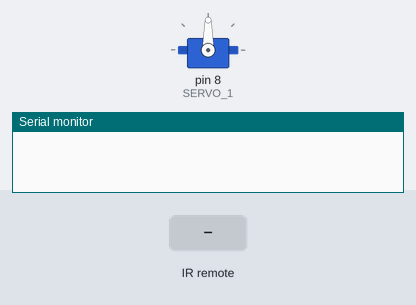
Bench run of a sketch on a simulated Arduino Uno, built with avr-gcc and run on an emulated ATmega328P. Parts: servo, the last lines printed to the serial monitor. The inputs (shaded band) are chosen by the test bench.

Above: at 1.2 s.
1.3 s: infrared code 0x5A received
At 2.2 s:
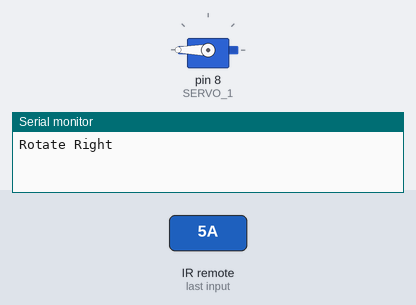
2.8 s: infrared code 0x8 received
At 3.4 s:
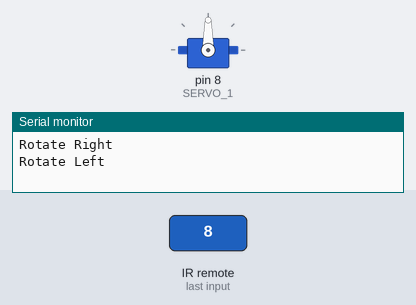
Timing chart, 0 to 5.8 s (numbered marks = the images above; inputs shaded):
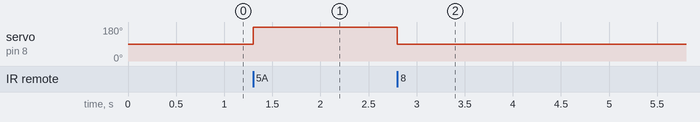

The sketch:

IR.remote.3.ino
```cpp
#include <Servo.h>
#include <IRremote.hpp>
#define IR_PIN 4
#define BAUDRATE 115200
#define SERVO_1 8

Servo myservo;

void setup() {
Serial.begin(BAUDRATE);
myservo.attach(SERVO_1);
IrReceiver.begin(IR_PIN, ENABLE_LED_FEEDBACK); }


void loop() {
  if (IrReceiver.decode()) {
    uint16_t command = IrReceiver.decodedIRData.command;
    switch (command) {
      case 8:
        Serial.println("Rotate Left");
        myservo.write(90);
        break;
      case 90:
        Serial.println("Rotate Right");
        myservo.write(270);
        break;

      default:
        Serial.println("UNDEFINED");
    }

    delay(100);
    IrReceiver.resume();
  }
}
```

Measured:
- after the input at 1.3 s, servo on pin 8 (SERVO_1): 90° → 180° at once
- after the input at 2.8 s, servo on pin 8 (SERVO_1): 180° → 90° at once
